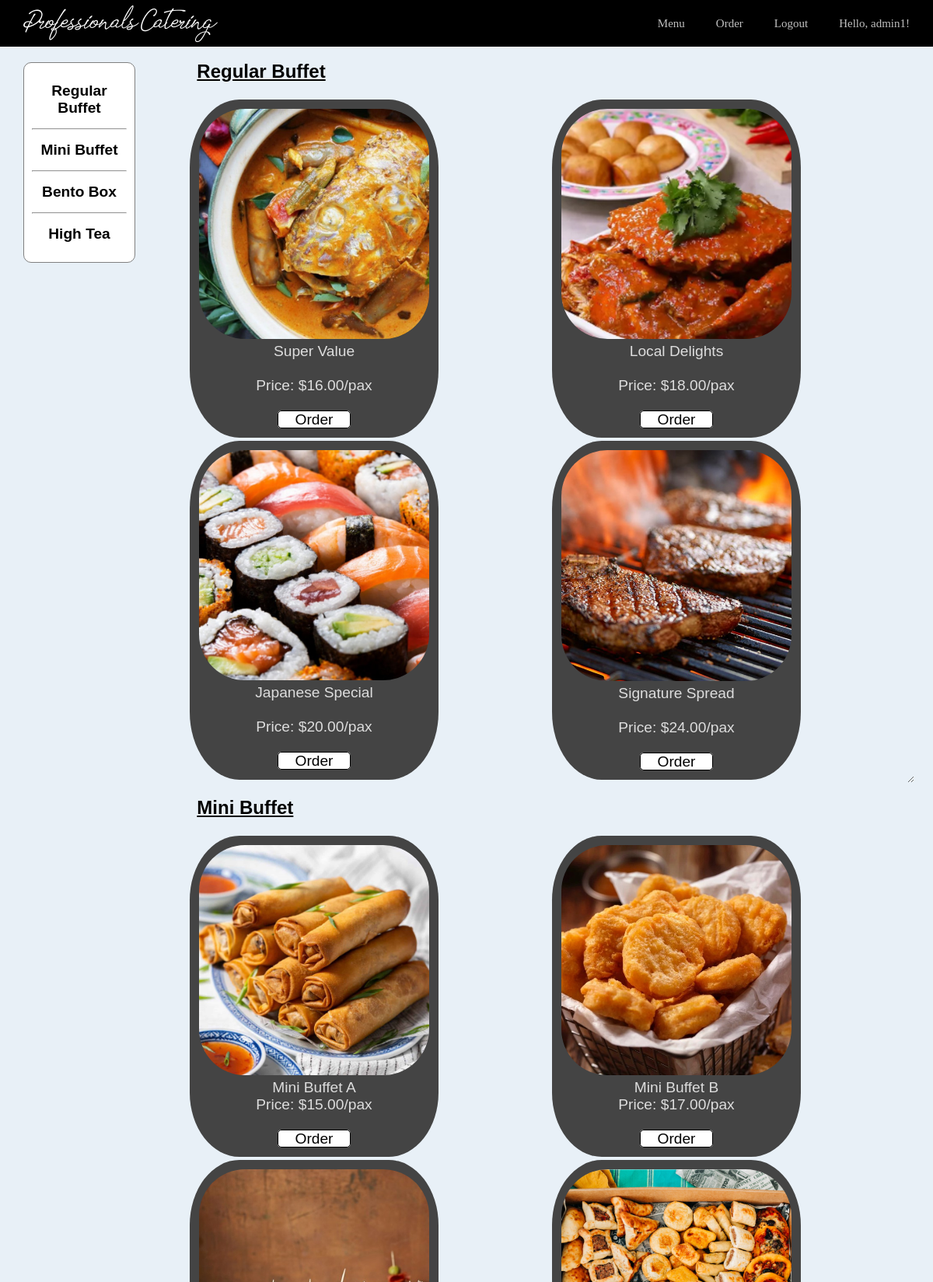
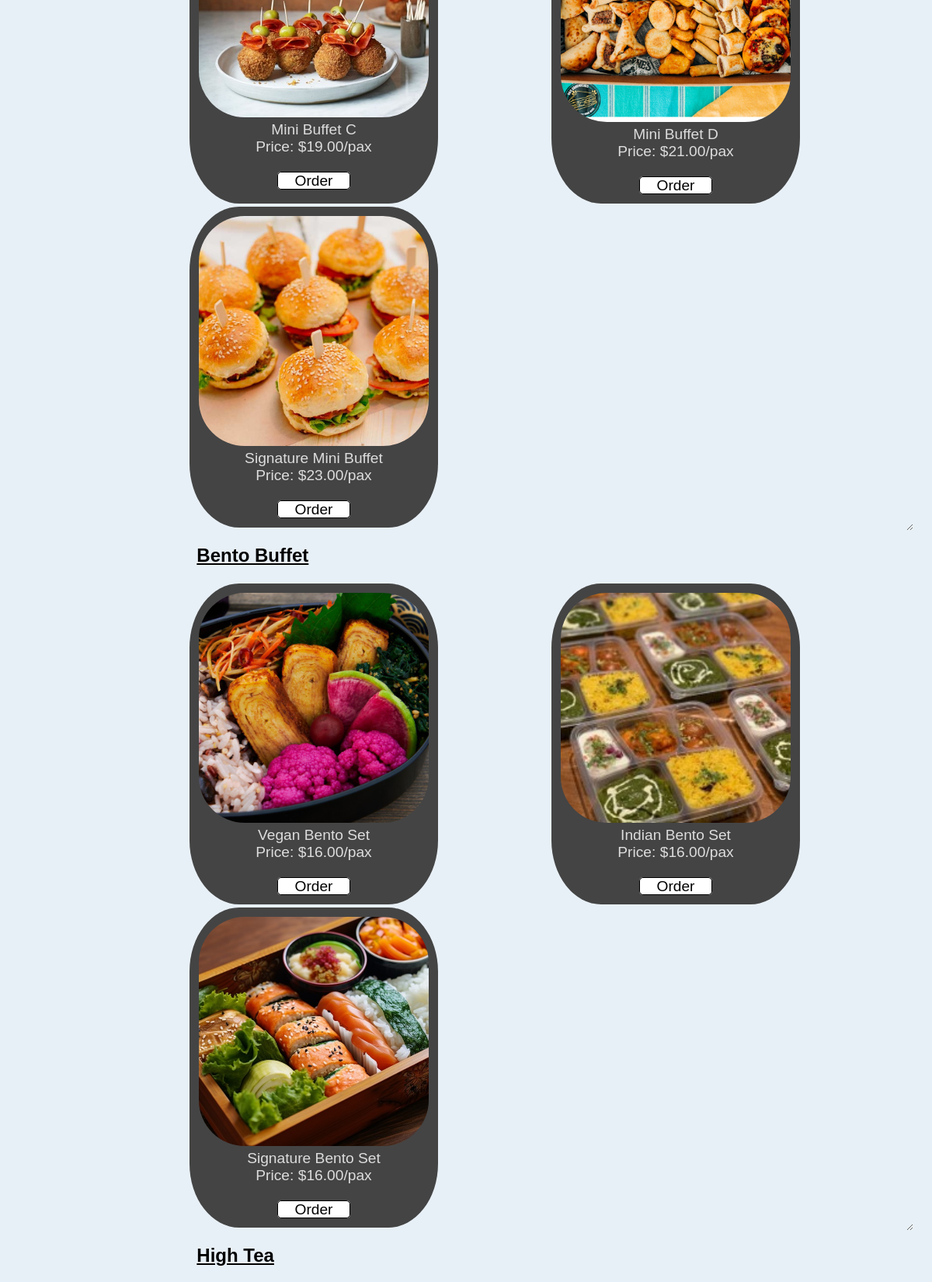
/menu/menu.php (signed in, upper part), run on the app's committed database (2 pictures, top to bottom).
### tables this page shows
create table if not exists menu(
    name varchar(100),
    imgname varchar(100),
    price decimal(5,2),
    category varchar(100)
);

### menu/menu.php (the view, shortened to what this page needs)
<?php
    $servername = "localhost";
    $username = "root";
    $password = "";
    $dbname = "professionals";
    $conn = new mysqli($servername, $username, $password, $dbname);
?>
<!DOCTYPE html>
<html lang="en">
<head>
   <link rel="stylesheet" href="../styles.css">
</head>
<body>
   <header class="header">
       <div class="header_content">
           <a href="../index.php" class="logo">Professionals Catering</a>
           <nav class="nav">
                <ul class="nav_list">
                    <li class="nav_item">
                        <a href="#head" class="nav_link">Menu</a>
                    </li>
                    <li class="nav_item">
                        <a href="../order/order.php" class="nav_link">Order</a>
                    </li>
                    <?php if (isset($_SESSION['username'])): ?>
                        <li class="nav_item">
                            <a href="../logout.php" class="nav_link">Logout</a>
                        </li>
                        <li class="nav_item">
                            <span class="nav_link">Hello, <?php echo htmlspecialchars($_SESSION['username']); ?>!</span>
                        </li>
                    <?php else: ?>
                        <li class="nav_item">
                            <a href="../login/login.php" class="nav_link">Login</a>
                        </li>
                    <?php endif; ?>
                </ul>
            </nav>
       </div>
   </header>
   <div class="content">
       <div class="left">
            <div class="categories">
                <ul>
                    <br>
                    <li><a href="#regular"><h2>Regular Buffet</h2></a></li>
                    <br>
                    <hr>
                    <br>
                    <li><a href="#mini"><h2>Mini Buffet</h2></a></li>
                    <br>
                    <hr>
                    <br>
                    <li><a href="#bento"><h2>Bento Box</h2></a></li>
                    <br>
                    <hr>
                    <br>
                    <li><a href="#hightea"><h2>High Tea</h2></a></li>
                    <br>
                </ul>
            </div>
       </div>
       <div class="right">
            <div class="menu">
                <div id="regular">
                    <br>
                    <h2>&nbsp;&nbsp;<u>Regular Buffet</u></h2>
                    <br>
                    <div class="menu_items">
                        <?php
                            $sql = "SELECT * FROM menu WHERE category='regular'";
                            $result = $conn->query($sql);
                            if ($result->num_rows > 0) {
                                while($row = $result->fetch_assoc()) {
                                    echo "<div class='card'>";
                                    echo "<img src='../media/menu/" . $row["imgname"] . ".jpg' alt='" . $row["imgname"] . "'>";
                                    echo "<p>" . $row["name"] . "</p>";
                                    echo "<br>";
                                    echo "<p>Price: $" . $row["price"] . "/pax</p>";
                                    echo "<br>";
                                    echo "<a class='order' href='../cart/cart.php?product_id=". $row["name"] ."' value='regular'>&nbsp;&nbsp;&nbsp;&nbsp;Order&nbsp;&nbsp;&nbsp;&nbsp;</a>";
                                    echo "</div>";
                                }
                            } else {
                                echo "0 results";
                            }
                        ?>
                    </div>
                </div>
                <div id="mini">
                    <br>
                    <h2>&nbsp;&nbsp;<u>Mini Buffet</u></h2>
                    <br>
                    <div class="menu_items">
                    <?php
                            $sql = "SELECT * FROM menu WHERE category='mini'";
                            $result = $conn->query($sql);
                            if ($result->num_rows > 0) {
                                while($row = $result->fetch_assoc()) {
                                    echo "<div class='card'>";
                                    echo "<img src='../media/menu/" . $row["imgname"] . ".jpg' alt='" . $row["imgname"] . "'>";
                                    echo "<p>" . $row["name"] . "</p>";
                                    echo "<p>Price: $" . $row["price"] . "/pax</p>";
                                    echo "<br>";
                                    echo "<a class='order' href='../cart/cart.php?product_id=". $row["name"] ."' value='mini'>&nbsp;&nbsp;&nbsp;&nbsp;Order&nbsp;&nbsp;&nbsp;&nbsp;</a>";
                                    echo "</div>";
                                }
                            } else {
                                echo "0 results";
                            }
                        ?>
                    </div>
                </div>
                <div id="bento">
                    <br>
                    <h2>&nbsp;&nbsp;<u>Bento Buffet</u></h2>
                    <br>
                    <div class="menu_items">
                    <?php
                            $sql = "SELECT * FROM menu WHERE category='bento'";
                            $result = $conn->query($sql);
                            if ($result->num_rows > 0) {
                                while($row = $result->fetch_assoc()) {
                                    echo "<div class='card'>";
                                    echo "<img src='../media/menu/" . $row["imgname"] . ".jpg' alt='" . $row["imgname"] . "'>";
                                    echo "<p>" . $row["name"] . "</p>";
                                    echo "<p>Price: $" . $row["price"] . "/pax</p>";
                                    echo "<br>";
                                    echo "<a class='order' href='../cart/cart.php?product_id=". $row["name"] ."' value='bento'>&nbsp;&nbsp;&nbsp;&nbsp;Order&nbsp;&nbsp;&nbsp;&nbsp;</a>";
                                    echo "</div>";
                                }
                            } else {
                                echo "0 results";
                            }
                        ?>
                    </div>
                </div>
                <div id="hightea">
                    <br>
                    <h2>&nbsp;&nbsp;<u>High Tea</u></h2>
                    <br>
                    <br>
                    <br>
                </div>
            </div>
       </div>
   </div>
</body>
</html>

### styles.css (style rules this page uses)
* { margin: 0; padding: 0; box-sizing: border-box; }
ul { list-style: none; }
a { text-decoration: none; color:inherit; }
body { background-color: #e8f0f7; height: auto; padding-top: 60px; }
.header { background-color: black; position : fixed; width: 100%; top: 0; z-index: 10; }
.header_content { display:flex; align-items: center; justify-content: space-between; padding: 0 30px; min-height: 60px; }
.logo { font-family: tomatoes, sans-serif; color: #fff; font-size: 23px; letter-spacing: -1.5px; font-weight: 500; }
.nav { transition: all 0.3s ease-in-out; }
.nav_list { display:flex; column-gap: 40px; }
.nav_link { color: rgba(255, 255, 255, 0.75); font-size: 15px; transition: all 0.4s; }
.content { font-family: gamilia, sans-serif; align-items: center; display: flex; flex-direction: column; }

### menu/menu.php (style rules this page uses)
.content { display: flex; flex-direction: row; min-height: 85vh; }
.left { margin: 0; padding: 0; max-width: 20vw; background-color: #e8f0f7; position: fixed; height: 87%; top: 50px; }
.categories { margin: 30px 10px 0 30px; padding: 10px; border: 1px solid gray; border-radius: 10px; max-width: 12vw; text-align: center; background-color: #fff; list-style-type: none; font-size: 0.8em; }
.right { margin: 0; padding: 0; display: flex; flex-direction: column; }
.menu_items { resize: both; overflow: auto; display: grid; gap: 4px; padding: 4px; justify-items: start; align-items: left; grid-template-columns: repeat(auto-fit, minmax(320px, 1fr)); }
.card { border-radius: 20%; max-width: 320px; background-color: #444; text-align: center; color: #ddd; font-family: sans-serif; font-size: 1.2rem; padding: 12px; }
.order { color: #000000; background-color: #ffff; border: 1px solid black; border-radius: 5px; }
img { border-radius: 20%; width: 100%; height: auto; }
@media (min-width: 769px) { .left { width: 20vw; } }
@media (min-width: 769px) { .right { margin-left: 20vw; } }
@media (min-width: 769px) { .right div { width: 78vw } }

### data on the page
menu: imgname (picture), name "Super Value", price "16.00"
menu: imgname (picture), name "Local Delights", price "18.00"
menu: imgname (picture), name "Japanese Special", price "20.00"
menu: imgname (picture), name "Signature Spread", price "24.00"
menu: imgname (picture), name "Mini Buffet A", price "15.00"
menu: imgname (picture), name "Mini Buffet B", price "17.00"
menu: imgname (picture), name "Mini Buffet C", price "19.00"
menu: imgname (picture), name "Mini Buffet D", price "21.00"
menu: imgname (picture), name "Signature Mini Buffet", price "23.00"
menu: imgname (picture), name "Vegan Bento Set", price "16.00"
menu: imgname (picture), name "Indian Bento Set", price "16.00"
menu: imgname (picture), name "Signature Bento Set", price "16.00"

### other printed values
$_SESSION['username'] "admin1"
